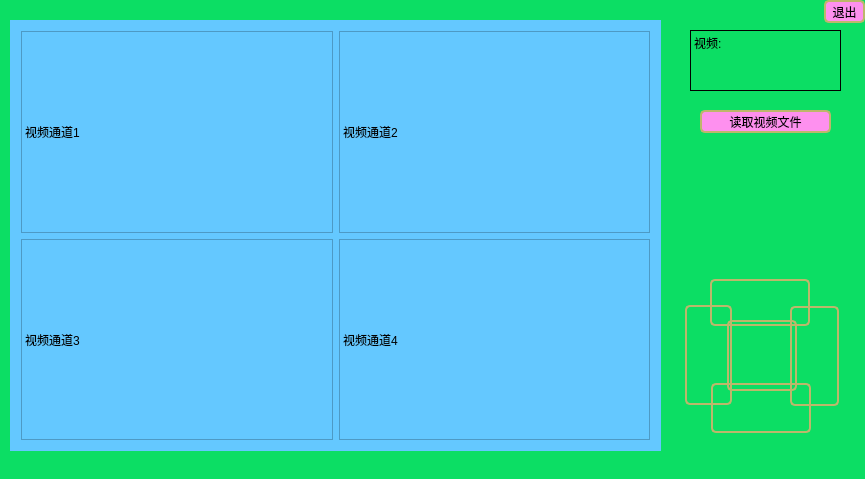
<?xml version="1.0" encoding="UTF-8"?>
<ui version="4.0">
 <class>MainWindow</class>
 <widget class="QMainWindow" name="MainWindow">
  <property name="geometry">
   <rect>
    <x>0</x>
    <y>0</y>
    <width>865</width>
    <height>479</height>
   </rect>
  </property>
  <property name="windowTitle">
   <string>MainWindow</string>
  </property>
  <property name="styleSheet">
   <string notr="true">.QMainWindow{

	background-color: rgb(0, 0, 0);

}
QWidget{
  
	background-color: rgb(12, 222, 100);
}</string>
  </property>
  <widget class="QWidget" name="centralWidget">
   <property name="styleSheet">
    <string notr="true">QWidget{
rgb(170, 255, 255)
}

QPushButton {
background-color: #fe90ef;
border-width: 2px;
border-color: darkkhaki;
border-style: solid;
border-radius: 5;
padding: 3px;
min-width: 9ex;
min-height: 2.5ex;
}

QPushButton:hover {
background-color: #9e80ef;
}

QPushButton:pressed {
    padding-left: 5px;
    padding-top: 5px;
    background-color: #8e607f;
}</string>
   </property>
   <widget class="QWidget" name="widget" native="true">
    <property name="geometry">
     <rect>
      <x>10</x>
      <y>20</y>
      <width>651</width>
      <height>431</height>
     </rect>
    </property>
    <property name="styleSheet">
     <string notr="true">QWidget{
 background-color: rgb(100,200, 255);
 border-color: rgb(85, 0, 127);
}
Qlable{
 background-color: rgb(30, 50, 125);
 border:5px;
 border-color: rgb(5, 10, 127);
}</string>
    </property>
    <layout class="QGridLayout" name="gridLayout">
     <item row="0" column="0">
      <widget class="QLabel" name="lable_1">
       <property name="frameShape">
        <enum>QFrame::StyledPanel</enum>
       </property>
       <property name="frameShadow">
        <enum>QFrame::Raised</enum>
       </property>
       <property name="lineWidth">
        <number>1</number>
       </property>
       <property name="text">
        <string>视频通道1</string>
       </property>
       <property name="textFormat">
        <enum>Qt::AutoText</enum>
       </property>
       <property name="scaledContents">
        <bool>true</bool>
       </property>
      </widget>
     </item>
     <item row="0" column="1">
      <widget class="QLabel" name="label_2">
       <property name="frameShape">
        <enum>QFrame::StyledPanel</enum>
       </property>
       <property name="frameShadow">
        <enum>QFrame::Sunken</enum>
       </property>
       <property name="text">
        <string>视频通道2</string>
       </property>
      </widget>
     </item>
     <item row="1" column="0">
      <widget class="QLabel" name="label_3">
       <property name="frameShape">
        <enum>QFrame::StyledPanel</enum>
       </property>
       <property name="lineWidth">
        <number>2</number>
       </property>
       <property name="text">
        <string>视频通道3</string>
       </property>
      </widget>
     </item>
     <item row="1" column="1">
      <widget class="QLabel" name="label_4">
       <property name="frameShape">
        <enum>QFrame::StyledPanel</enum>
       </property>
       <property name="text">
        <string>视频通道4</string>
       </property>
      </widget>
     </item>
    </layout>
   </widget>
   <widget class="QPushButton" name="btnSelectVideoFile">
    <property name="geometry">
     <rect>
      <x>700</x>
      <y>110</y>
      <width>131</width>
      <height>23</height>
     </rect>
    </property>
    <property name="styleSheet">
     <string notr="true">QPushButton {
background-color: #fe90ef;
border-width: 2px;
border-color: darkkhaki;
border-style: solid;
border-radius: 5;
padding: 3px;
min-width: 9ex;
min-height: 2.5ex;
}

QPushButton:hover {
background-color: #9e80ef;
}

QPushButton:pressed {
    padding-left: 5px;
    padding-top: 5px;
    background-color: #8e607f;
}</string>
    </property>
    <property name="text">
     <string>读取视频文件</string>
    </property>
   </widget>
   <widget class="QLabel" name="label_videopath">
    <property name="geometry">
     <rect>
      <x>690</x>
      <y>30</y>
      <width>151</width>
      <height>61</height>
     </rect>
    </property>
    <property name="styleSheet">
     <string notr="true">Qlable{
 width:100px;
rgb(0, 255, 255);
background-color: #fe90ef;
border-width:1px;
border-color: darkkhaki;
border-style: solid;
border-radius: 5;
padding: 3px;
min-width: 9ex;
min-height: 2.5ex;
}
</string>
    </property>
    <property name="frameShape">
     <enum>QFrame::Panel</enum>
    </property>
    <property name="text">
     <string>视频:</string>
    </property>
    <property name="alignment">
     <set>Qt::AlignLeading|Qt::AlignLeft|Qt::AlignTop</set>
    </property>
    <property name="wordWrap">
     <bool>true</bool>
    </property>
   </widget>
   <widget class="QWidget" name="widget_2" native="true">
    <property name="geometry">
     <rect>
      <x>670</x>
      <y>260</y>
      <width>181</width>
      <height>181</height>
     </rect>
    </property>
    <property name="styleSheet">
     <string notr="true">QWidget{


}
QPushButton {
background-color:transparent;
margin:0px;
padding:0px;
}

QPushButton:hover {

}

QPushButton:pressed {

}</string>
    </property>
    <widget class="QPushButton" name="btnUp">
     <property name="geometry">
      <rect>
       <x>40</x>
       <y>19</y>
       <width>100</width>
       <height>47</height>
      </rect>
     </property>
     <property name="styleSheet">
      <string notr="true">QPushButton {
background-color: transparent;

background-image:url(&quot;:/image/fangxiang/image/fangxiang/up.png&quot;)  ;

}

QPushButton:hover {
background-image:url(&quot;:/image/fangxiang/image/fangxiang/up_hover.png&quot;)  ;
}

QPushButton:pressed {
background-image:url(&quot;:/image/fangxiang/image/fangxiang/up_pressed.png&quot;)  ;
}</string>
     </property>
     <property name="text">
      <string/>
     </property>
    </widget>
    <widget class="QPushButton" name="pushButton_6">
     <property name="geometry">
      <rect>
       <x>57</x>
       <y>60</y>
       <width>70</width>
       <height>71</height>
      </rect>
     </property>
     <property name="styleSheet">
      <string notr="true">QPushButton {
background-color: transparent;

background-image:url(&quot;:/image/fangxiang/image/fangxiang/ok.png&quot;)  ;

}

QPushButton:hover {
background-image:url(&quot;:/image/fangxiang/image/fangxiang/ok.png&quot;)  ;
}

QPushButton:pressed {
background-image:url(&quot;:/image/fangxiang/image/fangxiang/ok.png&quot;)  ;
}</string>
     </property>
     <property name="text">
      <string/>
     </property>
    </widget>
    <widget class="QPushButton" name="btnRight">
     <property name="geometry">
      <rect>
       <x>120</x>
       <y>46</y>
       <width>49</width>
       <height>100</height>
      </rect>
     </property>
     <property name="styleSheet">
      <string notr="true">QPushButton {
background-color: transparent;

background-image:url(&quot;:/image/fangxiang/image/fangxiang/right.png&quot;)  ;

}

QPushButton:hover {
background-image:url(&quot;:/image/fangxiang/image/fangxiang/right_hover.png&quot;)  ;
}

QPushButton:pressed {
background-image:url(&quot;:/image/fangxiang/image/fangxiang/right_pressed.png&quot;)  ;
}</string>
     </property>
     <property name="text">
      <string/>
     </property>
    </widget>
    <widget class="QPushButton" name="btnDown">
     <property name="geometry">
      <rect>
       <x>41</x>
       <y>123</y>
       <width>100</width>
       <height>50</height>
      </rect>
     </property>
     <property name="styleSheet">
      <string notr="true">QPushButton {
background-color: transparent;

background-image:url(&quot;:/image/fangxiang/image/fangxiang/down.png&quot;)  ;

}

QPushButton:hover {
background-image:url(&quot;:/image/fangxiang/image/fangxiang/down_hover.png&quot;)  ;
}

QPushButton:pressed {
background-image:url(&quot;:/image/fangxiang/image/fangxiang/down_pressed.png&quot;)  ;
}</string>
     </property>
     <property name="text">
      <string/>
     </property>
    </widget>
    <widget class="QPushButton" name="btnLeft">
     <property name="geometry">
      <rect>
       <x>15</x>
       <y>45</y>
       <width>47</width>
       <height>100</height>
      </rect>
     </property>
     <property name="styleSheet">
      <string notr="true">QPushButton {
background-color: transparent;

background-image:url(&quot;:/image/fangxiang/image/fangxiang/left.png&quot;)  ;

}

QPushButton:hover {
background-image:url(&quot;:/image/fangxiang/image/fangxiang/left_hover.png&quot;)  ;
}

QPushButton:pressed {
background-image:url(&quot;:/image/fangxiang/image/fangxiang/left_pressed.png&quot;)  ;
}</string>
     </property>
     <property name="text">
      <string/>
     </property>
    </widget>
   </widget>
   <widget class="QPushButton" name="btnExit">
    <property name="geometry">
     <rect>
      <x>824</x>
      <y>0</y>
      <width>41</width>
      <height>23</height>
     </rect>
    </property>
    <property name="text">
     <string>退出</string>
    </property>
   </widget>
  </widget>
  <widget class="QStatusBar" name="statusBar"/>
 </widget>
 <layoutdefault spacing="6" margin="11"/>
 <resources/>
 <connections>
  <connection>
   <sender>btnExit</sender>
   <signal>clicked()</signal>
   <receiver>MainWindow</receiver>
   <slot>close()</slot>
   <hints>
    <hint type="sourcelabel">
     <x>844</x>
     <y>11</y>
    </hint>
    <hint type="destinationlabel">
     <x>432</x>
     <y>233</y>
    </hint>
   </hints>
  </connection>
 </connections>
</ui>
